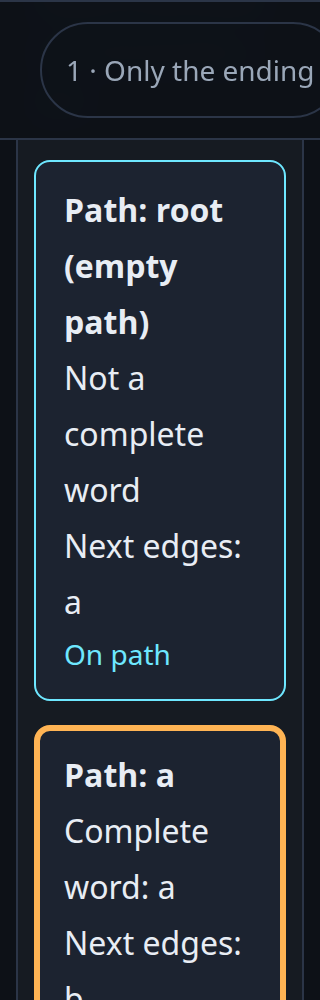
#> input picture leetcode/1032/tests/evidence/en-320-zoom2.png, 320 x 1000 px; its folder holds only this picture in this run
$ python contact_sheet.py
#> lines starting #> are read from the running program, lines starting #| are printed output that depends on the picture
"""Optional visual inspection aid; screenshot inputs and outputs use OUTPUT_DIR."""
from PIL import Image,ImageOps,ImageDraw
import os,pathlib
out=pathlib.Path(os.environ.get('OUTPUT_DIR',pathlib.Path(__file__).parent/'evidence'))
groups={lang:list(out.glob(f'{lang}-*-zoom*.png')) for lang in ['en','zh']}
for lang in ['en','zh']:
    groups['extra-'+lang]=[p for kind in ['header','prediction','source','exhausted','preset'] for p in out.glob(f'{kind}-{lang}-zoom*.png')]
groups['states']=[*out.glob('overlap-*.png'),*out.glob('forced-colors.png')]
for name,files in groups.items():
    files=sorted(files);sheet=Image.new('RGB',(1024,840*((len(files)+3)//4)), '#0d1117');draw=ImageDraw.Draw(sheet)
#> after `sheet = Image.new('RGB', (1024, 840 * ((len(files) + 3) // 4)), '#0d11`:
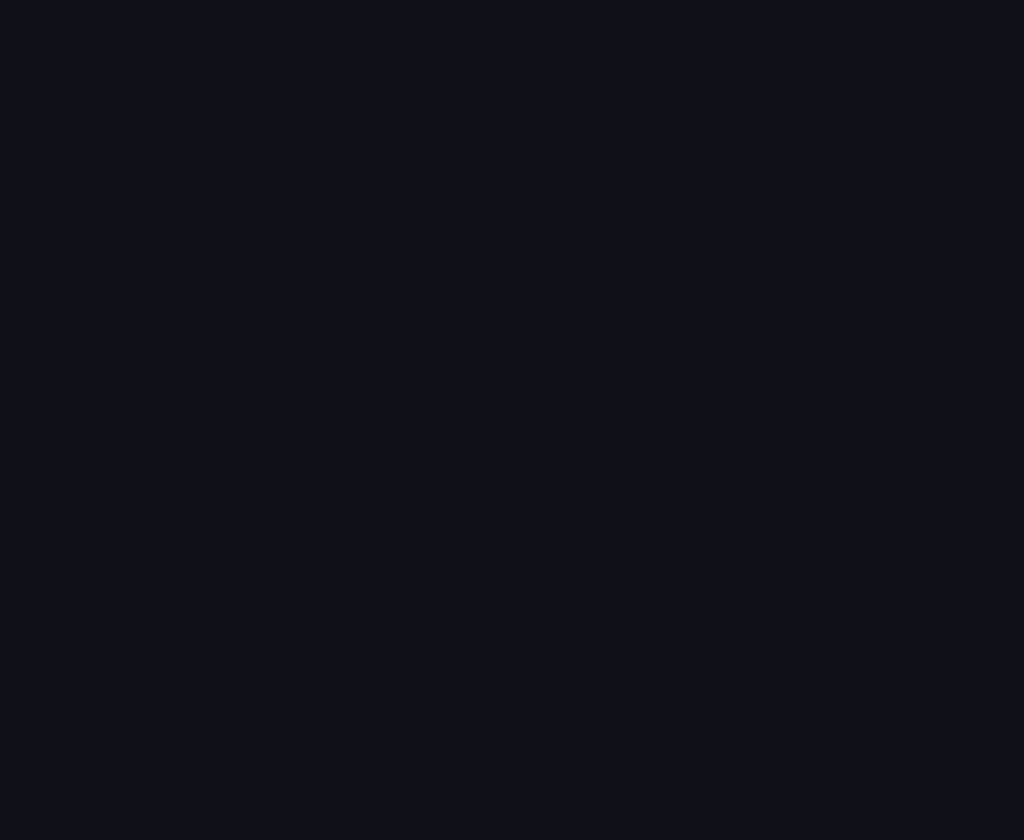
#> sheet: PIL image 1024x840 RGB; mean R, G, B 13, 17, 23
    for i,p in enumerate(files):
        image=Image.open(p).convert('RGB');image.thumbnail((250,800))
#> further down, image is the input picture: PIL image 320x1000 RGB; mean R, G, B 36.5, 42.8, 52
#> after `image.thumbnail((250, 800))`:
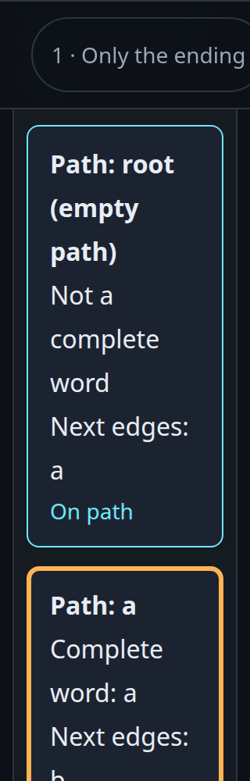
#> image: PIL image 250x781 RGB; mean R, G, B 36.4, 42.7, 51.9
        x=(i%4)*256;y=(i//4)*840
        draw.text((x+3,y+3),p.name,fill='white');sheet.paste(image,(x+3,y+26))
#> after `sheet.paste(image, (x + 3, y + 26))`:
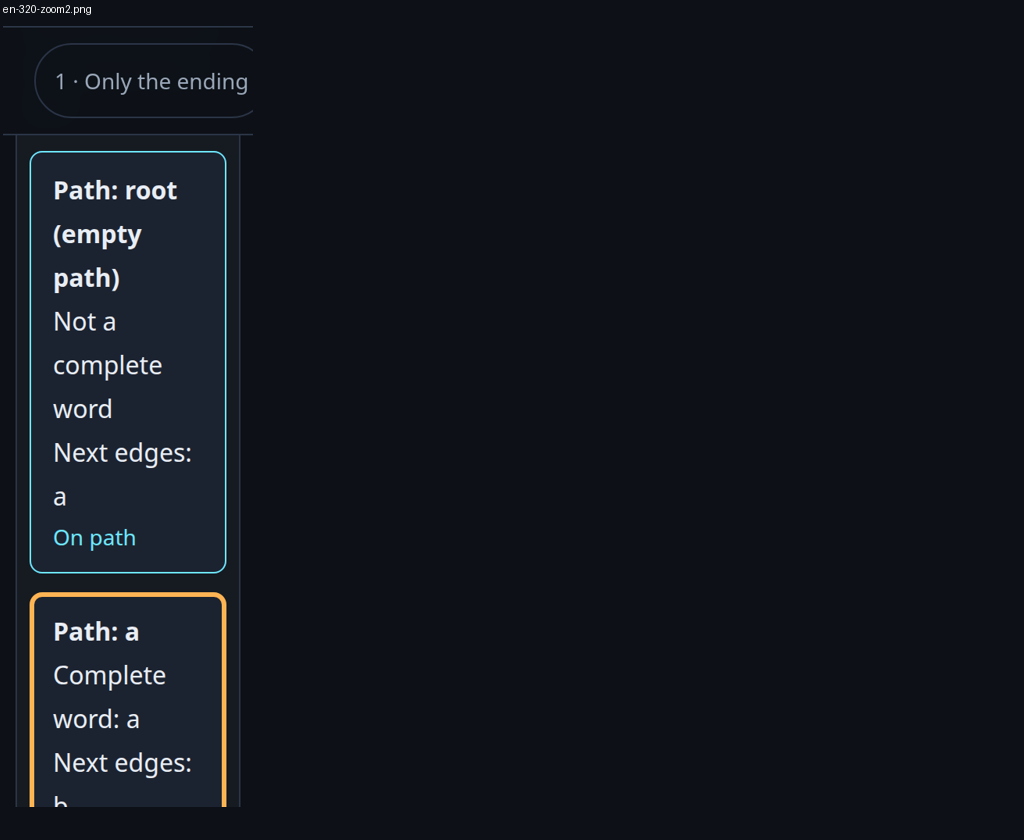
#> sheet: PIL image 1024x840 RGB; mean R, G, B 18.4, 22.9, 29.6
#> (the run stopped early here; a loop or call above may not have finished)
